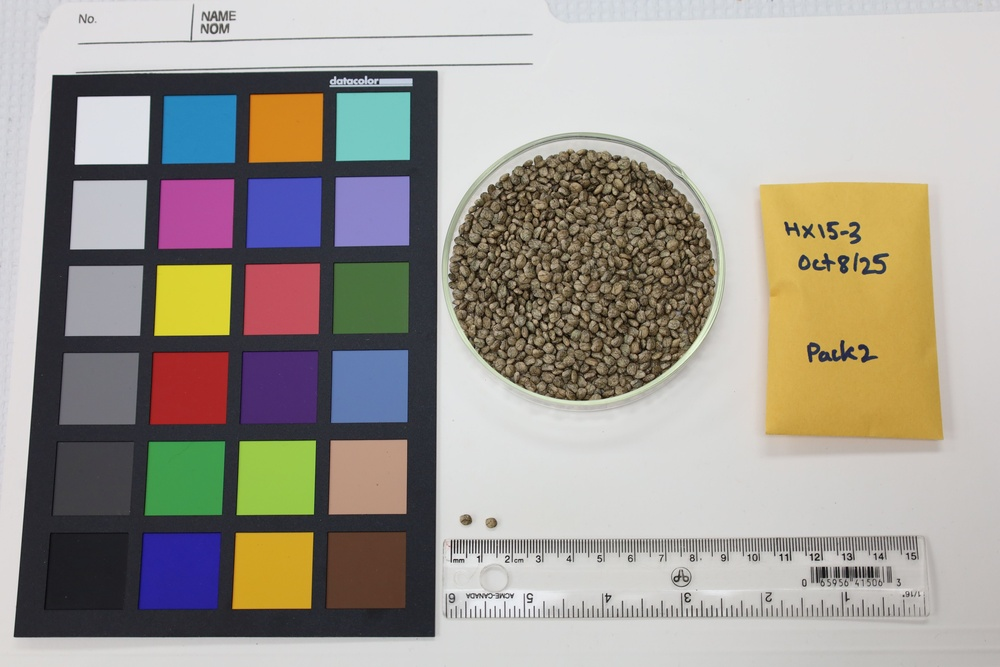
#> input picture images/IMG_0002c.JPG, 1000 x 667 px, shrunk from 6240 x 4160 before the run; its folder holds only this picture in this run
$ python baseline_experiment.py ../images
#> lines starting #> are read from the running program, lines starting #| are printed output that depends on the picture; after the words box and inside, x2 and y2 are one past the last pixel; in counts of white or black regions, pixels touching at a corner belong together
### scripts/pilot_probe.py
"""Probe dish geometry and simple seed-center baselines on pilot images."""

from __future__ import annotations

import argparse
from pathlib import Path

import cv2
import numpy as np


def detect_dish(image: np.ndarray) -> tuple[int, int, int]:
    height, width = image.shape[:2]
    scale = min(1.0, 1600.0 / max(height, width))
    small = cv2.resize(image, None, fx=scale, fy=scale, interpolation=cv2.INTER_AREA)
    gray = cv2.cvtColor(small, cv2.COLOR_BGR2GRAY)
    gray = cv2.GaussianBlur(gray, (9, 9), 2.0)
    small_height, small_width = gray.shape
    circles = cv2.HoughCircles(
        gray,
        cv2.HOUGH_GRADIENT,
        dp=1.2,
        minDist=small_height * 0.18,
        param1=90,
        param2=36,
        minRadius=int(small_height * 0.16),
        maxRadius=int(small_height * 0.29),
    )
    if circles is None:
        raise RuntimeError("dish circle not found")

    candidates = circles[0]

    def score(circle: np.ndarray) -> float:
        x, y, radius = circle
        expected_x = small_width * 0.58
        expected_y = small_height * 0.40
        expected_radius = small_height * 0.225
        return (
            abs(x - expected_x) / small_width
            + abs(y - expected_y) / small_height
            + 1.5 * abs(radius - expected_radius) / small_height
        )

    x, y, radius = min(candidates, key=score)
    inverse = 1.0 / scale
    return round(x * inverse), round(y * inverse), round(radius * inverse)


# [64 lines left out: functions probe_centers, probe_reference_components, main, not called in this run]


# [2 lines that do not run on import are left out]

### scripts/baseline_experiment.py
"""Explore foreground masks and watershed markers on the pilot images.

This script is intentionally separate from the application.  It prints compact
diagnostics used to tune the transparent OpenCV baseline before its constants
are promoted into ``seedvision.segmentation``.
"""

from __future__ import annotations

import argparse
from pathlib import Path

import cv2
import numpy as np

from pilot_probe import detect_dish


def dish_crop(image: np.ndarray, dish: tuple[int, int, int]) -> tuple[np.ndarray, int, int]:
    center_x, center_y, radius = dish
    x0 = max(0, center_x - radius)
    y0 = max(0, center_y - radius)
    x1 = min(image.shape[1], center_x + radius)
    y1 = min(image.shape[0], center_y + radius)
    return image[y0:y1, x0:x1], x0, y0


def foreground_feature(crop: np.ndarray) -> tuple[np.ndarray, np.ndarray]:
    height, width = crop.shape[:2]
    center = (width // 2, height // 2)
    radius = round(min(height, width) * 0.40)
    valid = np.zeros((height, width), np.uint8)
    cv2.circle(valid, center, radius, 255, -1)

    lab = cv2.cvtColor(crop, cv2.COLOR_BGR2LAB).astype(np.float32)
    # Use the coolest, least saturated half of the inner dish as a robust
    # estimate of the neutral paper/dish background.
    chroma = np.hypot(lab[:, :, 1] - 128.0, lab[:, :, 2] - 128.0)
    lightness = lab[:, :, 0]
    candidates = (valid > 0) & (chroma < np.percentile(chroma[valid > 0], 55))
    candidates &= lightness > np.percentile(lightness[valid > 0], 45)
    background = np.median(lab[candidates], axis=0)
    delta = np.sqrt(
        (lab[:, :, 0] - background[0]) ** 2
        + 1.8 * (lab[:, :, 1] - background[1]) ** 2
        + 1.8 * (lab[:, :, 2] - background[2]) ** 2
    )
    return delta, valid


def component_summary(mask: np.ndarray) -> tuple[int, list[int]]:
    count, _, stats, _ = cv2.connectedComponentsWithStats(mask)
    areas = sorted(
        (
            int(stats[index, cv2.CC_STAT_AREA])
            for index in range(1, count)
            if 80 <= stats[index, cv2.CC_STAT_AREA] <= 20_000
        ),
        reverse=True,
    )
    return len(areas), areas[:20]


def inspect_reference(image: np.ndarray) -> float | None:
    height, width = image.shape[:2]
    x0, x1 = round(width * 0.43), round(width * 0.60)
    y0, y1 = round(height * 0.66), round(height * 0.84)
    crop = image[y0:y1, x0:x1]
    lab = cv2.cvtColor(crop, cv2.COLOR_BGR2LAB).astype(np.float32)
    background = np.median(lab.reshape(-1, 3), axis=0)
    delta = np.sqrt(
        (lab[:, :, 0] - background[0]) ** 2
        + 1.8 * (lab[:, :, 1] - background[1]) ** 2
        + 1.8 * (lab[:, :, 2] - background[2]) ** 2
    )
    summaries: list[str] = []
    for threshold in (3, 4, 5, 6, 8, 10):
        mask = np.uint8(delta >= threshold) * 255
        kernel = cv2.getStructuringElement(cv2.MORPH_ELLIPSE, (5, 5))
        mask = cv2.morphologyEx(mask, cv2.MORPH_OPEN, kernel)
        mask = cv2.morphologyEx(mask, cv2.MORPH_CLOSE, kernel)
        count, areas = component_summary(mask)
        summaries.append(f"{threshold}:{count}/{areas[:4]}")
    print("  references=" + " ".join(summaries))

    mask = np.uint8(delta >= 10) * 255
    mask = cv2.morphologyEx(mask, cv2.MORPH_OPEN, kernel)
    mask = cv2.morphologyEx(mask, cv2.MORPH_CLOSE, kernel)
    count, _, stats, centroids = cv2.connectedComponentsWithStats(mask)
    details = []
    diameters: list[float] = []
    for index in range(1, count):
        x, y, component_width, component_height, area = stats[index]
        if area >= 80:
            details.append(
                (int(area), int(x), int(y), int(component_width), int(component_height),
                 tuple(round(float(v), 1) for v in centroids[index]))
            )
        touches_edge = (
            x <= 1
            or y <= 1
            or x + component_width >= crop.shape[1] - 1
            or y + component_height >= crop.shape[0] - 1
        )
        aspect = max(component_width, component_height) / max(1, min(component_width, component_height))
        if 500 <= area <= crop.size * 0.15 and not touches_edge and aspect <= 2.5:
            diameters.append(float(np.sqrt(4.0 * area / np.pi)))
    print(f"  reference_details={sorted(details, reverse=True)[:8]}")
    diameter = float(np.median(diameters)) if diameters else None
    print(f"  reference_diameter={diameter}")
    return diameter


def local_maxima(
    mask: np.ndarray, seed_diameter: float
) -> tuple[list[tuple[float, float]], np.ndarray]:
    distance = cv2.distanceTransform(mask, cv2.DIST_L2, 5)
    distance = cv2.GaussianBlur(distance, (0, 0), max(1.0, seed_diameter * 0.025))
    neighborhood = max(5, round(seed_diameter * 0.58))
    if neighborhood % 2 == 0:
        neighborhood += 1
    dilated = cv2.dilate(
        distance,
        cv2.getStructuringElement(cv2.MORPH_ELLIPSE, (neighborhood, neighborhood)),
    )
    peaks = np.uint8(
        (distance >= dilated - 1e-4)
        & (distance >= max(2.0, seed_diameter * 0.14))
    ) * 255
    count, _, stats, centroids = cv2.connectedComponentsWithStats(peaks)
    centers: list[tuple[float, float]] = []
    for index in range(1, count):
        if stats[index, cv2.CC_STAT_AREA] > neighborhood * neighborhood:
            continue
        centers.append((float(centroids[index, 0]), float(centroids[index, 1])))
    return centers, peaks


def inspect(path: Path, output_dir: Path) -> None:
    image = cv2.imread(str(path), cv2.IMREAD_COLOR)
    if image is None:
        raise RuntimeError(f"Could not read {path}")
    dish = detect_dish(image)
    crop, _, _ = dish_crop(image, dish)
    delta, valid = foreground_feature(crop)
    output_dir.mkdir(parents=True, exist_ok=True)

    print(f"{path.name}: dish={dish} crop={crop.shape[1]}x{crop.shape[0]}")
    seed_diameter = inspect_reference(image) or dish[2] * 0.16
    values = np.clip(delta[valid > 0], 0, 255).astype(np.uint8)
    otsu, _ = cv2.threshold(values.reshape(-1, 1), 0, 255, cv2.THRESH_BINARY + cv2.THRESH_OTSU)
    print(
        "  feature="
        f"p25={np.percentile(values, 25):.1f} p50={np.percentile(values, 50):.1f} "
        f"p75={np.percentile(values, 75):.1f} otsu={otsu:.1f}"
    )
    adaptive_threshold = max(8.0, otsu * 0.25)
    adaptive_mask = np.uint8((delta >= adaptive_threshold) & (valid > 0)) * 255
    kernel_size = max(3, round(seed_diameter * 0.06))
    if kernel_size % 2 == 0:
        kernel_size += 1
    kernel = cv2.getStructuringElement(cv2.MORPH_ELLIPSE, (kernel_size, kernel_size))
    adaptive_mask = cv2.morphologyEx(adaptive_mask, cv2.MORPH_OPEN, kernel)
    adaptive_mask = cv2.morphologyEx(adaptive_mask, cv2.MORPH_CLOSE, kernel)
    centers, _ = local_maxima(adaptive_mask, seed_diameter)
    print(
        f"  adaptive_threshold={adaptive_threshold:.1f} seed_diameter={seed_diameter:.1f} "
        f"markers={len(centers)}"
    )
    overlay = crop.copy()
    for center_x, center_y in centers:
        cv2.circle(overlay, (round(center_x), round(center_y)), 5, (0, 0, 255), -1)
        cv2.circle(
            overlay,
            (round(center_x), round(center_y)),
            round(seed_diameter * 0.43),
            (0, 255, 255),
            2,
        )
    cv2.imwrite(str(output_dir / f"{path.stem}_adaptive.png"), adaptive_mask)
    cv2.imwrite(str(output_dir / f"{path.stem}_markers.jpg"), overlay)

    gray = cv2.cvtColor(crop, cv2.COLOR_BGR2GRAY)
    gray = cv2.GaussianBlur(gray, (5, 5), 1.2)
    hough_counts: list[str] = []
    hough_overlay = crop.copy()
    for accumulator in (16, 20, 22, 24, 28):
        circles = cv2.HoughCircles(
            gray,
            cv2.HOUGH_GRADIENT,
            dp=1.1,
            minDist=max(8.0, seed_diameter * 0.58),
            param1=80,
            param2=accumulator,
            minRadius=max(4, round(seed_diameter * 0.22)),
            maxRadius=max(8, round(seed_diameter * 0.62)),
        )
        accepted: list[np.ndarray] = []
        if circles is not None:
            accepted = [
                circle
                for circle in circles[0]
                if np.hypot(circle[0] - crop.shape[1] / 2, circle[1] - crop.shape[0] / 2)
                <= min(crop.shape[:2]) * 0.46
            ]
        hough_counts.append(f"{accumulator}:{len(accepted)}")
        if accumulator == 22:
            for center_x, center_y, circle_radius in accepted:
                cv2.circle(
                    hough_overlay,
                    (round(float(center_x)), round(float(center_y))),
                    round(float(circle_radius)),
                    (255, 0, 255),
                    2,
                )
    print("  hough=" + " ".join(hough_counts))
    cv2.imwrite(str(output_dir / f"{path.stem}_hough.jpg"), hough_overlay)
    for threshold in (4, 6, 8, 10, 12, 15, 20):
        mask = np.uint8((delta >= threshold) & (valid > 0)) * 255
        kernel = cv2.getStructuringElement(cv2.MORPH_ELLIPSE, (5, 5))
        mask = cv2.morphologyEx(mask, cv2.MORPH_OPEN, kernel)
        mask = cv2.morphologyEx(mask, cv2.MORPH_CLOSE, kernel)
        component_count, areas = component_summary(mask)
        print(f"  threshold={threshold:>2}: components={component_count:>3} areas={areas}")
        if threshold in (6, 10, 15):
            cv2.imwrite(str(output_dir / f"{path.stem}_mask_{threshold}.png"), mask)


def main() -> int:
    parser = argparse.ArgumentParser()
    parser.add_argument("images", nargs="+", type=Path)
    parser.add_argument("--output", type=Path, default=Path("artifacts/pilot"))
    args = parser.parse_args()
    paths: list[Path] = []
    for path in args.images:
        if path.is_dir():
            paths.extend(
                candidate
                for candidate in sorted(path.iterdir())
                if candidate.suffix.lower() in {".jpg", ".jpeg", ".png", ".tif", ".tiff"}
            )
        else:
            paths.append(path)
    for path in paths:
        inspect(path, args.output)
#> in inspect, image is the input picture: shape (667, 1000, 3); mean B, G, R 147.9, 155.7, 161
#> in detect_dish, `circles = cv2.HoughCircles( gray, cv2.HOUGH_GRADIENT, dp=1.2, minDist=..`: circles = [[583.8, 271.8, 133.4], [402.6, 203.4, 169.8], [670.2, 376.2, 185.7], [561, 430.2, 125], [545.4, 149.4, 136.8], [388.2, 324.6, 144.8], [276.6, 227.4, 132.8]]
#> in detect_dish, `candidates = circles[0]`: candidates has the same summary as circles
#> in score, `x, y, radius = circle`: x = 583.8; y = 271.8; radius = 133.4
#> in detect_dish, `x, y, radius = min(candidates, key=score)`: x = 583.8; y = 271.8; radius = 133.4
#> in inspect, `dish = detect_dish(image)`: dish = (584, 272, 133)
#> in dish_crop, `center_x, center_y, radius = dish`: center_x = 584; center_y = 272; radius = 133
#> in dish_crop, `x0 = max(0, center_x - radius)`: x0 = 451
#> in dish_crop, `y0 = max(0, center_y - radius)`: y0 = 139
#> in dish_crop, `x1 = min(image.shape[1], center_x + radius)`: x1 = 717
#> in dish_crop, `y1 = min(image.shape[0], center_y + radius)`: y1 = 405
#> in foreground_feature, `cv2.circle(valid, center, radius, 255, -1)`:
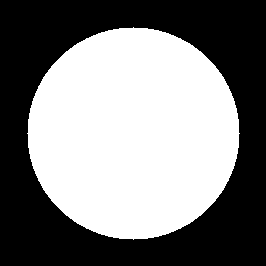
#> valid: shape (266, 266); 49.8% white; 1 white region, box (x1, y1, x2, y2) and area: (27, 27, 240, 240) 35265
#> in foreground_feature, `candidates &= lightness > np.percentile(lightness[valid > 0], 45)`:
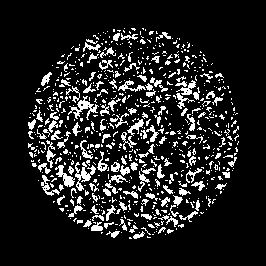
#> candidates: shape (266, 266) bool; 13.4% white in thin lines or dots, all inside (x1, y1, x2, y2) = (28, 28, 239, 239)
#> in foreground_feature, `background = np.median(lab[candidates], axis=0)`: background = [128, 129, 141]
#| IMG_0002c.JPG: dish=(584, 272, 133) crop=266x266
#> in inspect_reference, `lab = cv2.cvtColor(crop, cv2.COLOR_BGR2LAB).astype(np.float32)`:
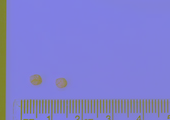
#> lab: shape (120, 170, 3) float32; mean B, G, R 206, 127.7, 128.8
#> in inspect_reference, `background = np.median(lab.reshape(-1, 3), axis=0)`: background = [222, 128, 129]
#> the loop in inspect_reference, `for threshold in (3, 4, 5, 6, 8, 10):` made 6 passes
#> (count, areas) on passes 1 to 6: (3, [9359, 568, 123]), (3, [7337, 247, 236]), (3, [5666, 222, 218]), (5, [2147, 1445, 210, 206, 191]), (5, [1490, 1376, 256, 193, 189]), (6, [1368, 644, 461, 178, 177, 176])
#> after the loop in inspect_reference, `for threshold in (3, 4, 5, 6, 8, 10):`:
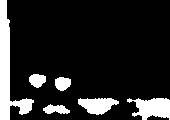
#> mask: shape (120, 170); 14.7% white; 6 white regions, box (x1, y1, x2, y2) and area: (0, 0, 34, 120) 1368, (127, 98, 170, 120) 644, (78, 98, 119, 115) 461, (43, 104, 70, 114) 178, (29, 74, 46, 88) 177, (55, 77, 71, 91) 176
#> after the loop in inspect_reference, `for threshold in (3, 4, 5, 6, 8, 10):`: summaries = ['3:3/[9359, 568, 123]', '4:3/[7337, 247, 236]', '5:3/[5666, 222, 218]', '6:5/[2147, 1445, 210, 206]', '8:5/[1490, 1376, 256, 193]', '10:6/[1368, 644, 461, 178]']
#|   references=3:3/[9359, 568, 123] 4:3/[7337, 247, 236] 5:3/[5666, 222, 218] 6:5/[2147, 1445, 210, 206] 8:5/[1490, 1376, 256, 193] 10:6/[1368, 644, 461, 178]
#> in inspect_reference, `count, _, stats, centroids = cv2.connectedComponentsWithStats(mask)`: count = 7; stats = [[7, 0, 163, 120, 17396], [0, 0, 34, 120, 1368], [29, 74, 17, 14, 177], [55, 77, 16, 14, 176], [78, 98, 41, 17, 461], [127, 98, 43, 22, 644], [43, 104, 27, 10, 178]]; centroids = [[88.73, 54.8], [7.44, 69.4], [36.9, 79.82], [62.22, 83.07], [97.16, 104.6], [152, 107.5], [55.68, 109.1]]
#> the loop in inspect_reference, `for index in range(1, count):` made 6 passes
#> (x, y, component_width, component_height, area, touches_edge, aspect) on passes 1 to 6: (0, 0, 34, 120, 1368, True, 3.53), (29, 74, 17, 14, 177, False, 1.21), (55, 77, 16, 14, 176, False, 1.14), (78, 98, 41, 17, 461, False, 2.41), (127, 98, 43, 22, 644, True, 1.95), (43, 104, 27, 10, 178, False, 2.7)
#> after the loop in inspect_reference, `for index in range(1, count):`: details = [(1368, 0, 0, 34, 120, (7.4, 69.4)), (177, 29, 74, 17, 14, (36.9, 79.8)), (176, 55, 77, 16, 14, (62.2, 83.1)), (461, 78, 98, 41, 17, (97.2, 104.6)), (644, 127, 98, 43, 22, (152, 107.5)), (178, 43, 104, 27, 10, (55.7, 109.1))]; diameters = []
#> (printed output is left out)
#|   reference_diameter=None
#> in inspect, `seed_diameter = inspect_reference(image) or dish[2] * 0.16`: seed_diameter = 21.28
#> in inspect, `otsu, _ = cv2.threshold(values.reshape(-1, 1), 0, 255, cv2.THRESH_BINA..`: otsu = 48
#|   feature=p25=15.0 p50=32.0 p75=58.0 otsu=48.0
#> in inspect, `adaptive_threshold = max(8.0, otsu * 0.25)`: adaptive_threshold = 12
#> in inspect, `kernel_size = max(3, round(seed_diameter * 0.06))`: kernel_size = 3
#> in inspect, `kernel = cv2.getStructuringElement(cv2.MORPH_ELLIPSE, (kernel_size, ke..`: kernel = [[0, 1, 0], [1, 1, 1], [0, 1, 0]]
#> in local_maxima, `neighborhood = max(5, round(seed_diameter * 0.58))`: neighborhood = 12
#> in local_maxima, `neighborhood += 1`: neighborhood = 13
#> in local_maxima, `count, _, stats, centroids = cv2.connectedComponentsWithStats(peaks)`: count = 108; stats = 108 rows, first 6: [0, 0, 266, 266, 70649], [159, 34, 1, 1, 1], [144, 36, 1, 1, 1], [117, 39, 1, 1, 1], [133, 46, 1, 1, 1], [168, 49, 1, 1, 1]; centroids = 108 pairs, first value 32 to 228, second value 34 to 232
#> after the loop in local_maxima, `for index in range(1, count):`: centers = 107 pairs, first value 32 to 228, second value 34 to 232
#|   adaptive_threshold=12.0 seed_diameter=21.3 markers=107
#> the loop in inspect, `for center_x, center_y in centers:` made 107 passes
#> (center_x, center_y) on passes 1 to 8: (159, 34), (144, 36), (117, 39), (133, 46), (168, 49), (75, 50), (145, 51), (184, 51)
#> in inspect, `gray = cv2.GaussianBlur(gray, (5, 5), 1.2)`:
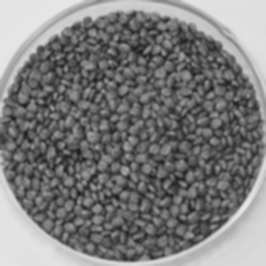
#> gray: shape (266, 266); min 28, max 232, mean 123.8
#> the loop in inspect, `for accumulator in (16, 20, 22, 24, 28):` made 5 passes
#> accepted on pass 4: [[154.6, 55.55, 7.42]]
#> after the loop in inspect, `for accumulator in (16, 20, 22, 24, 28):`:
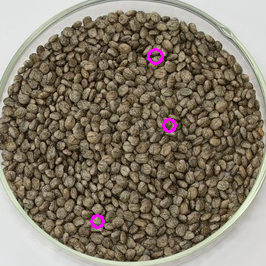
#> hough_overlay: shape (266, 266, 3); mean B, G, R 106.6, 122.7, 132.8
#> after the loop in inspect, `for accumulator in (16, 20, 22, 24, 28):`: hough_counts = ['16:84', '20:10', '22:3', '24:1', '28:0']
#|   hough=16:84 20:10 22:3 24:1 28:0
#> the loop in inspect, `for threshold in (4, 6, 8, 10, 12, 15, 20):` made 7 passes
#> (count in component_summary, component_count) on passes 3, 4, 7: (3, 0), (3, 0), (64, 30)
#> (printed output is left out)
#> after the loop in inspect, `for threshold in (4, 6, 8, 10, 12, 15, 20):`:
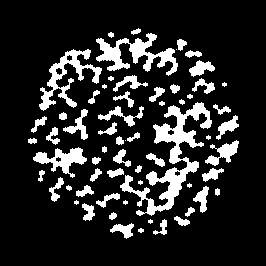
#> mask: shape (266, 266); 15.7% white; 63 white regions (10 under 20 px), largest, box (x1, y1, x2, y2) and area: (120, 102, 212, 216) 2665, (96, 33, 178, 76) 1344, (39, 49, 102, 111) 1151
    return 0


if __name__ == "__main__":
    raise SystemExit(main())
#> (the program exits here)
